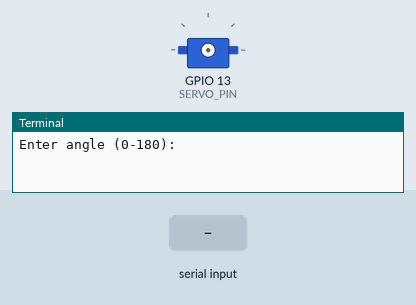
Recording of a program running on a simulated Raspberry Pi (BCM pin numbers). Parts: servo, the last lines printed to the terminal. The test bench sets the inputs (shaded band). Servo angles are drawn from the pulse width (0.5 ms = 0°, 2.5 ms = 180°).

Above: at 1.2 s.
1.3 s: "5" typed at the terminal, then Enter
2.8 s: "90" typed at the terminal, then Enter
At 3.4 s:
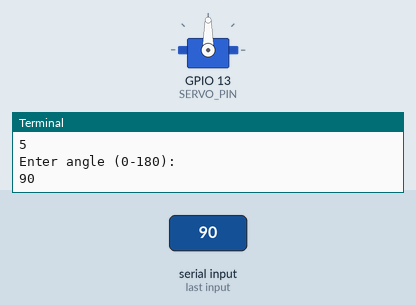
4.3 s: "200" typed at the terminal, then Enter
At 4.6 s:
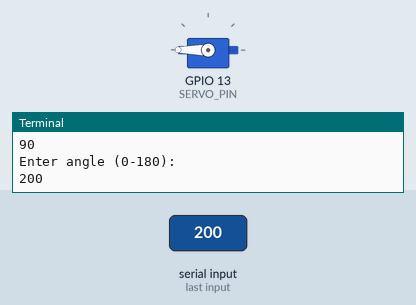
Timing chart, 0 to 7.3 s (numbered marks = the images above; inputs shaded):
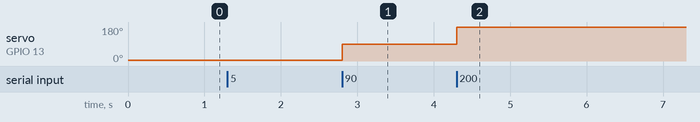

The program:

servoTest.py
```python
import RPi.GPIO as GPIO
import time

# Constants
SERVO_PIN = 13  # GPIO18 (Pin 12)
FREQUENCY = 50  # 50Hz frequency (20ms period)
MIN_DUTY_CYCLE = 2.5
MAX_DUTY_CYCLE = 12.5


def setup():
    GPIO.setmode(GPIO.BCM)
    GPIO.setup(SERVO_PIN, GPIO.OUT)
    pwm = GPIO.PWM(SERVO_PIN, FREQUENCY)
    pwm.start(0)
    return pwm


def set_angle(pwm, angle):
    duty_cycle = MIN_DUTY_CYCLE + \
        (angle / 180.0) * (MAX_DUTY_CYCLE - MIN_DUTY_CYCLE)
    pwm.ChangeDutyCycle(duty_cycle)
    time.sleep(1)


def cleanup(pwm):
    pwm.stop()
    GPIO.cleanup()


if __name__ == "__main__":
    pwm = setup()
    try:
        while True:
            angle = float(input("Enter angle (0-180): "))
            set_angle(pwm, angle)
    except KeyboardInterrupt:
        cleanup(pwm)
```

Measured:
- after the input at 2.8 s, servo on GPIO 13 (SERVO_PIN): 5° → 90° at once
- after the input at 4.3 s, servo on GPIO 13 (SERVO_PIN): 90° → 180° at once
